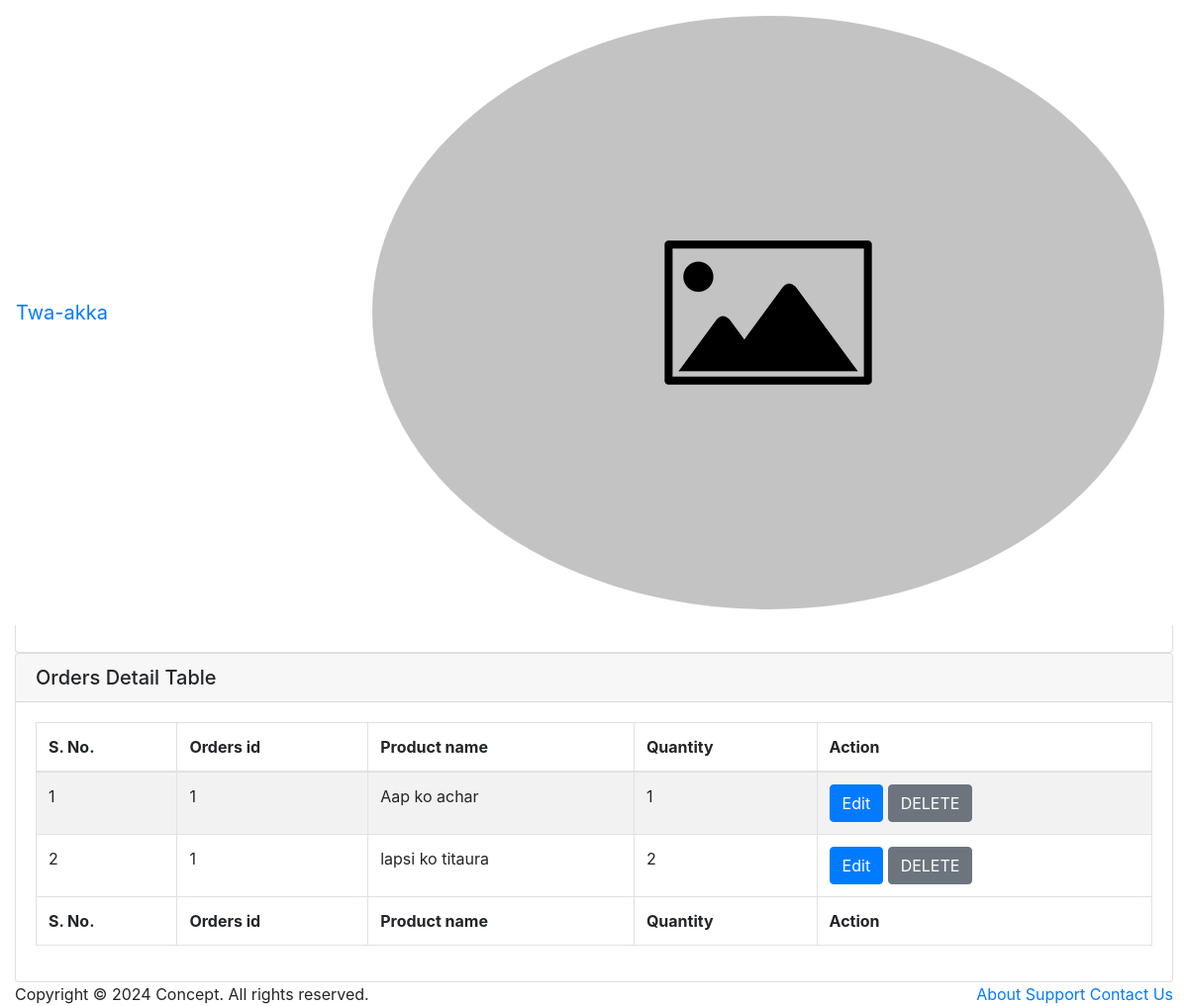
/admin/view_orders.php (signed in), run on the app's committed database.
### tables this page shows
CREATE TABLE `Twa_akka_orders_detail` (
  `orders_detail_id` int(11) NOT NULL,
  `orders_id` int(11) NOT NULL,
  `product_id` int (11) NOT NULL,
  `product_name` varchar(100) NOT NULL,
  `quantity` int(11) NOT NULL
);

### admin/view_orders.php (the view, shortened to what this page needs)
<?php
if (isset($_SESSION['user_admin_id']) && $_SESSION['user_admin_id'] != null) {
?>
<!doctype html>
<html lang="en">
<head>
    <link rel="stylesheet" href="../css/bootstrap.min.css">
    <link href="../fonts/circular-std/style.css" rel="stylesheet">
    <link rel="stylesheet" href="../css/style.css">
    <link rel="stylesheet" href="../fonts/fontawesome/css/fontawesome-all.css">
    <link rel="stylesheet" href="../css/dataTables.bootstrap4.css">
</head>
<body>
    <div class="dashboard-main-wrapper">
       <div class="dashboard-header">
            <nav class="navbar navbar-expand-lg bg-white fixed-top">
                <a class="navbar-brand" href="#">Twa-akka</a>
                <div class="collapse navbar-collapse" id="navbarSupportedContent">
                    <ul class="navbar-nav ml-auto navbar-right-top">
                        <li class="nav-item dropdown nav-user">
                            <a class="nav-link nav-user-img" href="#" id="navbarDropdownMenuLink2" data-toggle="dropdown" aria-haspopup="true" aria-expanded="false"><img src="../uploads/default-image.jpg" alt="" class="user-avatar-md rounded-circle"></a>
                        </li>
                    </ul>
                </div>
            </nav>
        </div>
      <div class="nav-left-sidebar sidebar-dark">
            <div class="menu-list">
                <nav class="navbar navbar-expand-lg navbar-light">
                    <div class="collapse navbar-collapse" id="navbarNav">
                        <ul class="navbar-nav flex-column">
                            <li class="nav-divider">
                            </li>
                            <li class="nav-item ">
                                <a class="nav-link" href="dashboard.php"><i class="fa fa-fw fa-rocket"></i>Dashboard</a>
                            </li>
                            <li class="nav-item">
                                <a class="nav-link" href="view_users.php"><i class="fa fa-fw fa-user-circle"></i>Users</a>
                            </li>
                            <li class="nav-item">
                                <a class="nav-link" href="#" data-toggle="collapse" aria-expanded="false" data-target="#submenu-3" aria-controls="submenu-3"><i class="fas fa-fw fa-chart-pie"></i>Category</a>
                            </li>
                            <li class="nav-item ">
                                <a class="nav-link" href="#" data-toggle="collapse" aria-expanded="false" data-target="#submenu-4" aria-controls="submenu-4">Products</a>
                            </li>
                            <li class="nav-item">
                                <a class="nav-link active" href="view_orders.php">Orders</a>
                            </li>
                        </ul>
                    </div>
                </nav>
            </div>
        </div>
        <div class="dashboard-wrapper">
            <div class="container-fluid dashboard-content">
                <div class="row">
                    <div class="col-xl-12 col-lg-12 col-md-12 col-sm-12 col-12">
                        <div class="page-header">
                            <h2 class="pageheader-title">Orders</h2>
                            <p class="pageheader-text">Proin placerat ante duiullam scelerisque a velit ac porta, fusce sit amet vestibulum mi. Morbi lobortis pulvinar quam.</p>
                            <div class="page-breadcrumb">
                                <nav aria-label="breadcrumb">
                                    <ol class="breadcrumb">
                                        <li class="breadcrumb-item"><a href="dashboard.php" class="breadcrumb-link">Dashboard</a></li>
                                        <li class="breadcrumb-item active" aria-current="page">View orders</li>
                                    </ol>
                                </nav>
                            </div>
                        </div>
                    </div>
                </div>
                <div class="row">
                    <div class="col-xl-12 col-lg-12 col-md-12 col-sm-12 col-12">
                        <div class="card">
                            <h5 class="card-header">Orders Table</h5>
                            <div class="card-body">
                                <div class="table-responsive">
                                    <table class="table table-striped table-bordered first">
                                        <thead>
                                            <tr>
                                                <th>S. No.</th>
                                                <th>Orders id</th>
                                                <th>Users id</th>
                                                <th>Delivery date</th>
                                                <th>Payment method</th>
                                                <th>Total amount</th>
                                                <th>Action</th>
                                            </tr>
                                        </thead>
                                        <tbody>
                                            <?php
                                            require_once('../config.php');
                                            $select = "SELECT * FROM Twa_akka_orders";
                                            $query = mysqli_query($conn, $select);
                                            $i = 1;
                                            while ($res = mysqli_fetch_assoc($query)) {
                                            ?>
                                            <tr>
                                                <td><?php echo $i++;?></td>
                                                <td><?php echo $res['orders_id'];?></td>
                                                <td><?php echo $res['users_id'];?></td>
                                                <td><?php echo $res['delivery_date'];?></td>
                                                <td><?php echo $res['payment_method'];?></td>
                                                <td>Rs. <?php echo $res['total_amount'];?></td>
                                                <td>
                                                    <button data-toggle="modal" data-target="#exampleModal" class="btn btn-space btn-primary" onclick="edit_orders(<?php echo $res['orders_id'];?>)">Edit</button>
                                                    <button onclick="delete_orders(<?php echo $res['orders_id'];?>)" class="btn btn-space btn-secondary">DELETE</button>
                                                </td>
                                            </tr>
                                            <?php } ?>
                                        </tbody>
                                        <tfoot>
                                            <tr>
                                                <th>S. No.</th>
                                                <th>Orders id</th>
                                                <th>Users id</th>
                                                <th>Delivery date</th>
                                                <th>Payment method</th>
                                                <th>Total amount</th>
                                                <th>Action</th>
                                            </tr>
                                        </tfoot>
                                    </table>
                                </div>
                            </div>
                        </div>
                    </div>
                </div>
                <div class="row">
                    <div class="col-xl-12 col-lg-12 col-md-12 col-sm-12 col-12">
                        <div class="card">
                            <h5 class="card-header">Orders Detail Table</h5>
                            <div class="card-body">
                                <div class="table-responsive">
                                    <table class="table table-striped table-bordered first">
                                        <thead>
                                            <tr>
                                                <th>S. No.</th>
                                                <th>Orders id</th>
                                                <th>Product name</th>
                                                <th>Quantity</th>
                                                <th>Action</th>
                                            </tr>
                                        </thead>
                                        <tbody>
                                            <?php
                                            require_once('../config.php');
                                            $select = "SELECT * FROM Twa_akka_orders_detail";
                                            $query = mysqli_query($conn, $select);
                                            $i = 1;
                                            while ($res = mysqli_fetch_assoc($query)) {
                                            ?>
                                            <tr>
                                                <td><?php echo $i++;?></td>
                                                <td><?php echo $res['orders_id'];?></td>
                                                <td><?php echo $res['product_name'];?></td>
                                                <td><?php echo $res['quantity'];?></td>
                                                <td>
                                                    <button data-toggle="modal" data-target="#exampleModal1" class="btn btn-space btn-primary" onclick="edit_orders_detail(<?php echo $res['orders_detail_id'];?>)">Edit</button>
                                                    <button onclick="delete_orders_detail(<?php echo $res['orders_detail_id'];?>)" class="btn btn-space btn-secondary">DELETE</button>
                                                </td>
                                            </tr>
                                            <?php } ?>
                                        </tbody>
                                        <tfoot>
                                            <tr>
                                                <th>S. No.</th>
                                                <th>Orders id</th>
                                                <th>Product name</th>
                                                <th>Quantity</th>
                                                <th>Action</th>
                                            </tr>
                                        </tfoot>
                                    </table>
                                </div>
                            </div>
                        </div>
                    </div>
                </div>
            </div>
            <div class="footer">
                <div class="container-fluid">
                    <div class="row">
                        <div class="col-xl-6 col-lg-6 col-md-12 col-sm-12 col-12">
                            Copyright © 2024 Concept. All rights reserved</a>.
                        </div>
                        <div class="col-xl-6 col-lg-6 col-md-12 col-sm-12 col-12">
                            <div class="text-md-right footer-links d-none d-sm-block">
                                <a href="javascript: void(0);">About</a>
                                <a href="javascript: void(0);">Support</a>
                                <a href="javascript: void(0);">Contact Us</a>
                            </div>
                        </div>
                    </div>
                </div>
            </div>
        </div>
    </div>
</body>
</html>
<?php
}
else {
    header("Location: index.php");
}
?>

### data on the page
twa_akka_orders_detail: orders "1", product_name "Aap ko achar", quantity "1"
twa_akka_orders_detail: orders "1", product_name "lapsi ko titaura", quantity "2"
